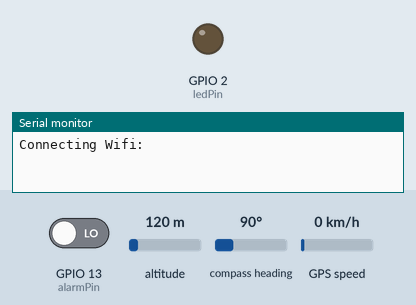
The sketch below on a simulated ESP8266 (NodeMCU). Parts: output pins drawn as LEDs (lit = HIGH), the last lines printed to the serial monitor. Inputs (shaded band) come from the test bench; at power-on: GPIO 13 (alarmPin) LOW, altitude 120 m, compass heading 90°, GPS speed 0 km/h. WiFi joins after 1.5 s; servers stay silent unless stated; uploads are accepted with an empty reply; random numbers use the default seed unless the sketch sets one; the GPS gets a fix after 3 s at 37.7749, -122.4194 with 8 satellites; no MQTT or app messages arrive unless stated.

Above: at 0.1 s.
At 2.7 s:
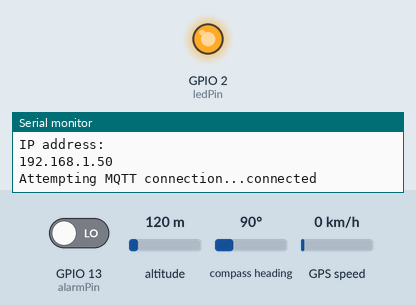
2.8 s: GPIO 13 (alarmPin) driven HIGH
Timing chart, 0 to 5.8 s (numbered marks = the images above; inputs shaded):
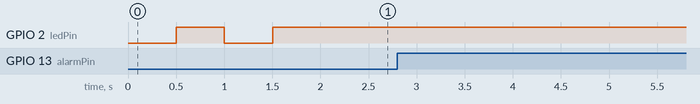

The sketch:

SCBNode.ino
```cpp
#include <SoftwareSerial.h>
#include <TinyGPS.h>
#include <ESP8266WiFi.h>
#include <WiFiClientSecure.h>
#include <PubSubClient.h>

/*
                     ----Made by Pizza-Team----
       This sketch detects movement through an accelerometer connected to Arduino
       and sends to serial monitor of NodeMCU the GPS coordinates when triggered
       (communication through alarmPin). Then it sends the values to the google datastore.
       IMPORTANT: set the connection variables before upload!
*/

//---------------------------------------------------------------------------------//

/*
   Connection settings
*/

char ssid[]     = "";    // your network SSID (name)
char password[] = "";    // sqwswzxaqyour network key
String yourProjectName = "";
const char* mqtt_server = "";

//---------------------------------------------------------------------------------//


/*
       GPS settings
*/
TinyGPS gps;
SoftwareSerial ss(4, 2);

static void smartdelay(unsigned long ms);
static String print_date(TinyGPS &gps);
bool flag = 0;

float flat, flon;
unsigned long age, date, tempo, chars = 0;
String data;

//---------------------------------------------------------------------------------//

/*
   mqtt settings
*/
WiFiClient espClient;
PubSubClient mqttclient(espClient);
long lastMsg = 0;
char msg[50];
int value = 0;


/*
   Pin settings
*/
int alarmPin = 13;
int active = LOW;
int ledPin = LED_BUILTIN;
//---------------------------------------------------------------------------------//


String apiKey = "prova";
const char * host = ".appspot.com";
String server_name = yourProjectName + host;
const char *server = server_name.c_str();


int sent = 0;
unsigned long last_req = 0;
int sent_stop = 0;


void setup() {
  //Monitor output
  Serial.begin(38400);
  pinMode(alarmPin, INPUT);

  //GPS output
  ss.begin(9600);

  //Wi-fi output
  Serial.print("Connecting Wifi: ");
  Serial.println(ssid);
  WiFi.begin(ssid, password);
  delay(500);
  pinMode(ledPin, OUTPUT);

  while (WiFi.status() != WL_CONNECTED) {
    Serial.print(".");
    digitalWrite(ledPin, !digitalRead(ledPin));     // set pin to the opposite state
    delay(500);
  }

  Serial.println("");
  Serial.println("WiFi connected");
  Serial.println("IP address: ");
  IPAddress ip = WiFi.localIP();
  Serial.println(ip);
  digitalWrite(ledPin, HIGH);

  mqttclient.setServer(mqtt_server, 1883);
  mqttclient.setCallback(callback);
}

void loop() {

  active = digitalRead(alarmPin);
  if (active == HIGH) {
    printPosition(false);
    unsigned long last_req = millis();
    sent_stop = 0;
  }
  if (millis()-last_req > 300000 && !sent_stop){
    sendStop();
    sent_stop = 1;
  }

  delay(10);
  if (!mqttclient.connected()) {
    reconnect();
  }
  mqttclient.loop();
  delay(10);

}


//---------------------------------------------------------------------------------//


/*
   GPS Functions
*/
void printPosition(bool is_requested) {
  if (flag) {
    gps.f_get_position(&flat, &flon, &age);
    float fspeed = gps.f_speed_kmph();

    Serial.println(flat, 6);
    Serial.println(flon, 6);
    Serial.println(fspeed, 6);
    data = print_date(gps);
    Serial.println();
    sendPosition(flat, flon, fspeed, data, is_requested);
    smartdelay(1000);
  }
  else {
    gps.f_get_position(&flat, &flon, &age);
    smartdelay(1000);
    flag = 1;
  }
}


void sendPosition(float lat, float lon, float fspeed, String(data), bool is_requested)
{
  WiFiClient wificlient;

  if (wificlient.connect(server, 80)) {
    Serial.println("WiFi Client connected, sending data ");

    String postStr = "latitude=";
    postStr += String(lat, 6);
    postStr += "&longitude=";
    postStr += String(lon, 6);
    postStr += "&speed=";
    postStr += String(fspeed, 6);
    postStr += "&data=";
    postStr += data;
    postStr += "&apiKey=";
    postStr += apiKey;
    postStr += "&requested=";
    postStr += String(is_requested);
    Serial.println(is_requested);
    Serial.println(String(is_requested));

    postStr += "\r\n\r\n";
    String coords = String(lat, 6) + "," + String(lon, 6);

    wificlient.print("POST /position/put HTTP/1.1\n");
    wificlient.print("Host: "+yourProjectName+".appspot.com\n");
    wificlient.print("Connection: close\n");
    wificlient.print("Content-Type: application/x-www-form-urlencoded\n");
    wificlient.print("Content-Length: ");
    //   wificlient.print("apiKey: " + apiKey + "\n");

    wificlient.print(postStr.length());
    wificlient.print("\n\n");
    wificlient.print(postStr);
    delay(1000);


    while (wificlient.available()) {
      String line = wificlient.readStringUntil('\r');
      Serial.print(line);
    }
    Serial.println();
    Serial.println("closing connection");

  }//end if


  sent++;
  wificlient.stop();
  delay(5000);

}

static void smartdelay(unsigned long ms)
{
  unsigned long start = millis();
  do
  {
    while (ss.available())
      gps.encode(ss.read());
  } while (millis() - start < ms);
}

static String print_date(TinyGPS &gps)
{
  int year;
  byte month, day, hour, minute, second, hundredths;
  unsigned long age;
  String data;
  char sz[32];
  gps.crack_datetime(&year, &month, &day, &hour, &minute, &second, &hundredths, &age);
  if (age == TinyGPS::GPS_INVALID_AGE)
    Serial.print("********** ******** ");
  else
  {

    //sprintf(sz, "%02d/%02d/%02d %02d:%02d:%02d ",
    //    month, day, year, hour, minute, second);
    sprintf(sz, "%02d-%02d-%02d_%02d:%02d:%02d", month, day, year, hour, minute, second);
    Serial.print(sz);
  }
  smartdelay(0);
  data = String(sz);
  return data;
}

/*
   mqtt functions
*/

void callback(char* topic, byte* payload, unsigned int length) {
  Serial.print("Message arrived [");
  Serial.print(topic);
  Serial.print("] ");
  for (int i = 0; i < length; i++) {
    Serial.print((char)payload[i]);
  }
  Serial.println();

  printPosition(true);

}


void reconnect() {
  // Loop until we're reconnected
  while (!mqttclient.connected()) {
    Serial.print("Attempting MQTT connection...");
    // Create a random client ID
    String clientId = "ESP8266Client-";
    clientId += String(random(0xffff), HEX);
    // Attempt to connect
    if (mqttclient.connect(clientId.c_str())) {
      Serial.println("connected");
      mqttclient.subscribe("scb");
    } else {
      Serial.print("failed, rc=");
      Serial.print(mqttclient.state());
      Serial.println(" try again in 5 seconds");
      // Wait 5 seconds before retrying
      delay(5000);
    }
  }
}


void sendStop()
{
  WiFiClient wificlient;

  if (wificlient.connect(server, 80)) {
    Serial.println("WiFi Client connected, sending data ");

    String postStr = "apiKey=";
    postStr += apiKey;
    postStr += "&latitude=";
    postStr += flat;
    postStr += "&longitude=";
    postStr += flon;

    postStr += "\r\n\r\n";

    wificlient.print("POST /position/stop HTTP/1.1\n");
    wificlient.print("Host: "+yourProjectName+".appspot.com\n");
    wificlient.print("Connection: close\n");
    wificlient.print("Content-Type: application/x-www-form-urlencoded\n");
    wificlient.print("Content-Length: ");

    wificlient.print(postStr.length());
    wificlient.print("\n\n");
    wificlient.print(postStr);
    delay(1000);
  }

  }
```
